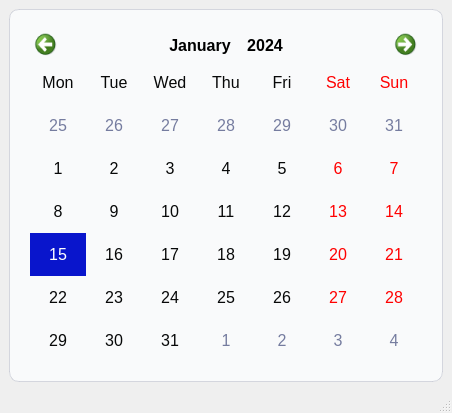
<?xml version="1.0" encoding="UTF-8"?>
<ui version="4.0">
 <class>MainWindow</class>
 <widget class="QMainWindow" name="MainWindow">
  <property name="geometry">
   <rect>
    <x>0</x>
    <y>0</y>
    <width>452</width>
    <height>413</height>
   </rect>
  </property>
  <property name="windowTitle">
   <string>MainWindow</string>
  </property>
  <widget class="QWidget" name="centralwidget">
   <layout class="QVBoxLayout" name="verticalLayout_2">
    <item>
     <widget class="QFrame" name="frame">
      <property name="styleSheet">
       <string notr="true">.QFrame{
border: 0.5px solid rgba(181, 184, 199, 0.5);
background: #F9FAFB;
border-radius: 10px;
}
</string>
      </property>
      <property name="frameShape">
       <enum>QFrame::StyledPanel</enum>
      </property>
      <property name="frameShadow">
       <enum>QFrame::Raised</enum>
      </property>
      <layout class="QVBoxLayout" name="verticalLayout">
       <property name="spacing">
        <number>0</number>
       </property>
       <property name="leftMargin">
        <number>20</number>
       </property>
       <property name="topMargin">
        <number>20</number>
       </property>
       <property name="rightMargin">
        <number>20</number>
       </property>
       <property name="bottomMargin">
        <number>20</number>
       </property>
       <item>
        <widget class="QCalendarWidget" name="calendarWidget">
         <property name="styleSheet">
          <string notr="true">/* navigation bar */

QCalendarWidget QMenu{
    background-color: #F9FAFB;
}
#qt_calendar_calendarview {
    background-color: #F9FAFB;
    font: 16px;
}
#qt_calendar_monthbutton {
    background-color: #F9FAFB;
}
#qt_calendar_yearbutton {
    background-color: #F9FAFB;
}
#qt_calendar_yearedit {
    background-color: #F9FAFB;
}
#qt_calendar_navigationbar {
    background-color: #F9FAFB;
}

QCalendarWidget QWidget#qt_calendar_navigationbar { background-color: #F9FAFB;}
QCalendarWidget QToolButton {
	color: black;
	font-size: 16px;
	icon-size: 24px, 24px;
}

QCalendarWidget QToolButton:hover  {
	border: none
}

QCalendarWidget QToolButton:pressed {
	border: none
}

QCalendarWidget QToolButton#qt_calendar_prevmonth  {
	qproperty-icon: url(:/image/left_arrow_default.svg);
}

QCalendarWidget QToolButton#qt_calendar_nextmonth {
	qproperty-icon: url(:/image/right_arrow_default.svg);
}

QCalendarWidget QToolButton::menu-indicator#qt_calendar_monthbutton{
	background-color: transparent;
}

/* header row */
QCalendarWidget QWidget { 
	alternate-background-color: #F9FAFB;
}

QCalendarWidget QMenu {
	font-size: 16px;
	background: #F9FAFB;
	padding-left: 15px;
    border: 0.5px solid rgba(181, 184, 199, 0.5);
	border-radius: 8px;
    color: #070808;
    selection-background-color: #F2F3F6;
	selection-color: #0915CC;
}
 
/* normal days */
QCalendarWidget QAbstractItemView:enabled 
{
	outline: 0;
	color: #070808;
	selection-background-color: #0915CC;
	selection-color: #FFFFFF;
}
 
/* days in other months */
QCalendarWidget QAbstractItemView:disabled { color: #757C9F;}</string>
         </property>
         <property name="gridVisible">
          <bool>false</bool>
         </property>
         <property name="selectionMode">
          <enum>QCalendarWidget::SingleSelection</enum>
         </property>
         <property name="horizontalHeaderFormat">
          <enum>QCalendarWidget::ShortDayNames</enum>
         </property>
         <property name="verticalHeaderFormat">
          <enum>QCalendarWidget::NoVerticalHeader</enum>
         </property>
         <property name="navigationBarVisible">
          <bool>true</bool>
         </property>
         <property name="dateEditEnabled">
          <bool>false</bool>
         </property>
        </widget>
       </item>
      </layout>
     </widget>
    </item>
   </layout>
  </widget>
  <widget class="QMenuBar" name="menubar">
   <property name="geometry">
    <rect>
     <x>0</x>
     <y>0</y>
     <width>452</width>
     <height>22</height>
    </rect>
   </property>
  </widget>
  <widget class="QStatusBar" name="statusbar"/>
 </widget>
 <resources>
  <include location="resources.qrc"/>
 </resources>
 <connections/>
</ui>
